Frame 1 (no input): blank canvas, image omitted
Frame 60 (the mouse pressed at the canvas centre just before this capture): blank canvas, image omitted
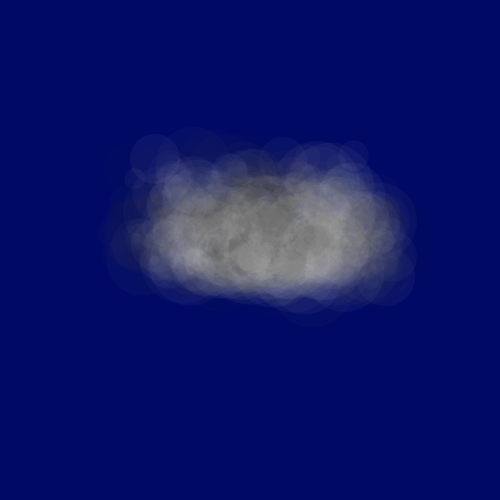
Frame 120 (the mouse held since frame 60 and released just before this capture)

The Processing sketch whose frames 1 and 60 were blank and that drew this single picture after the mouse press (run headless with seeded random() and noise(); from frame 60 on, the mouse is pressed at the canvas centre):

// Processing sketch: processing_88745
// ── processing_88745.pde

void setup() {
  size(500, 500);
  background(0, 10, 100, 150);
}

float centerX = 250;
float centerXLeft = 150;
float centerXRight = 350;
float centerY = 250;
float centerYUp = 100;
float centerYDown = 280;
int i = 2000;
void draw() {

  if (mousePressed == true) {
    centerXLeft = centerX-random(150);
    centerXRight = centerX+random(350);
    centerYUp = centerY-random(100);
    centerYDown = centerY+random(40);
    drawCloud();
    i = 2000;
  }
}
void drawCloud() {

  float randX = random(500);
  float randY = random (500);
  float randomTest;
  float cutOff;
  float size = 50;


  for (; i>0; i--) {
    randX = random(500);
    randY = random(500);
    randomTest = random(1.0);
    
    float probability = 1.0f;
    if( randX < centerX )
      probability = min( probability, map( randX, centerXLeft, centerX, 0.0, 1.0 ) );
    if( randX >= centerX )
      probability = min( probability, map( randX, centerX, centerXRight, 1.0, 0.0 ) );
    if( randY < centerY )
      probability = min( probability, map( randY, centerYUp, centerY, 0, 1 ) );
    if( randY >= centerY )
      probability = min( probability, map( randY, centerY, centerYDown, 1, 0 ) );
    float distToCenter = sqrt(((randX-centerX) * (randX-centerX)) + ((randY-centerY) * (randY-centerY)));
    probability = min( probability, map( distToCenter, 0, 150, 1.0, 0.0 ) );
    
    if( randomTest > probability )
      continue;

    /*    fill(255,12);
     ellipse(randX,randY,size,size);
     if (size>1){
     randX = randX + random(-size,size);
     randY = randY + random(-size/2, size/4);
     cutOff = random(10);
     size -= cutOff;
     if(size<1){
     size = 1;
     }
     */
     
     noStroke();
        fill(random(255), 10);
        size = random(random(100));
        ellipse(randX, randY, size, size);

    /*if (randX>centerXLeft&&randX<centerXRight&&randY>centerYUp&&randY<centerYDown) {
      if (randY>centerX-50&&randY<centerX+50&&randY>centerY-50&&randY<centerY+10) {
        noStroke();
        fill(255, 10);
        size = random(4);
        ellipse(randX, randY, size, size);
        drawCloud();
      }
      if (randomTest>0.5) {
        noStroke();
        fill(255, 10);
        size = random(7);
        ellipse(randX, randY, size, size);
      }
    }*/
  }
}
